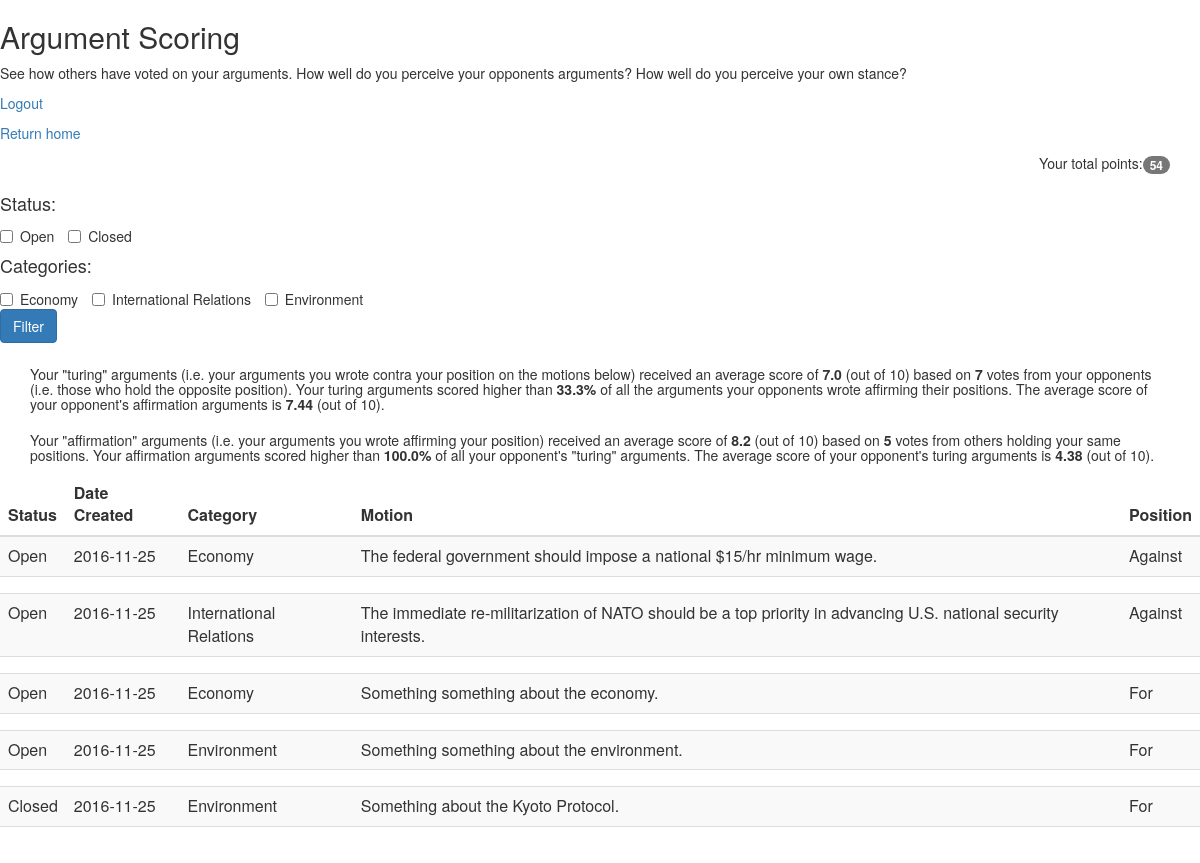
Page /scoring (signed in) on the committed database.
### models.py (models this page shows, shortened)
class Topic(db.Model):
    __tablename__ = "topics"
    id = db.Column(db.Integer, primary_key=True)
    category = db.Column(db.String, nullable=False)
    topic = db.Column(db.String, nullable=False)
    author_id = db.Column(db.Integer, ForeignKey('users.id'))
    created_date = db.Column(db.Date, default=datetime.date.today)
    status = db.Column(db.Boolean, nullable=False)
    def return_status(self):
        if self.status == True:
            return "Open"
        else:
            return "Closed"

### app.py (the view)
@app.route('/scoring', methods=['GET'])
@login_required
def scoring():
    user_motions = Motion.query.filter_by(user_id = session['user_id']).all()
    user_topic_ids = [motion.topic_id for motion in user_motions]
    categories = db.session.query(Topic.category).distinct().filter(Topic.id.in_(user_topic_ids)).all()
    filtered_categories = [str(request.args.get(i[0])) for i in categories if request.args.get(i[0]) != None]
    if len(categories) != len(filtered_categories) and len(filtered_categories) > 0:
        topic_ids = db.session.query(Topic.id).filter(Topic.category.in_(filtered_categories)).all()
        topic_ids = [i[0] for i in topic_ids]
        user_motions = [motion for motion in user_motions if motion.topic_id in topic_ids]
    if request.args.get('open_filter') is not None and request.args.get('closed_filter') == None:
        topic_ids = db.session.query(Topic.id).filter(Topic.status == True).all()
        topic_ids = [i[0] for i in topic_ids]
        user_motions = [motion for motion in user_motions if motion.topic_id in topic_ids]
    if request.args.get('open_filter') == None and request.args.get('closed_filter') is not None:
        topic_ids = db.session.query(Topic.id).filter(Topic.status == False).all()
        topic_ids = [i[0] for i in topic_ids]
        user_motions = [motion for motion in user_motions if motion.topic_id in topic_ids]
    motions = []
    opponent_turing_args_ids = []
    opponent_true_args_ids = []
    user_turing_args_ids = []
    user_true_args_ids = []
    for motion in user_motions:
        arguments = db.session.query(Argument).filter(Argument.motion_id == motion.id).all()
        topic = db.session.query(Topic).filter(Topic.id == motion.topic_id)
        numbers = []
        opp_user_boolean = not motion.user_procon
        opponent_motions = db.session.query(Motion.id).filter(Motion.topic_id == motion.topic_id, Motion.user_procon == opp_user_boolean).all()
        opponent_motions = [mot[0] for mot in opponent_motions]
        opponent_arg_ids = db.session.query(Argument).filter(Argument.motion_id.in_(opponent_motions)).all()
        user_turing_arg_ind = True
        for arg in arguments:
            if motion.user_procon == arg.procon:
                user_turing_arg_ind = False
                user_true_args_ids.append(arg.id)
                for opp_arg in opponent_arg_ids:
                    if opp_arg.procon == arg.procon:
                        opponent_turing_args_ids.append(opp_arg.id)
                    else:
                        opponent_true_args_ids.append(opp_arg.id)
            else:
                user_turing_args_ids.append(arg.id)
            arg_votes = db.session.query(func.count(Vote.id)).filter(Vote.argument_id == arg.id)[0][0]
            arg_score = round(db.session.query(func.avg(Vote.value)).filter(Vote.argument_id == arg.id).all()[0][0], 2) if arg_votes > 0 else 0
            motion_ids = db.session.query(Motion.id).filter(Motion.topic_id == topic[0].id, Motion.user_procon != motion.user_procon).all()
            motion_ids = [mot[0] for mot in motion_ids]
            argument_ids = db.session.query(Argument.id).filter(Argument.motion_id.in_(motion_ids), Argument.procon == arg.procon).all()
            argument_ids = [arg[0] for arg in argument_ids]
            opp_votes = db.session.query(func.count(Vote.id)).filter(Vote.argument_id.in_(argument_ids))[0][0]
            opp_avg_score = round(db.session.query(func.avg(Vote.value)).filter(Vote.argument_id.in_(argument_ids)).all()[0][0], 2) if opp_votes > 0 else 0
            numbers.append(opp_votes)
            numbers.append(opp_avg_score)
            numbers.append(arg_votes)
            numbers.append(arg_score)
        motions.append([topic, arguments, numbers, motion.user_procon])
    user_turing_votes = db.session.query(func.count(Vote.id)).filter(Vote.argument_id.in_(user_turing_args_ids))[0][0]
    user_turing_avg = db.session.query(func.avg(Vote.value)).filter(Vote.argument_id.in_(user_turing_args_ids))
    user_turing_avg = round(user_turing_avg[0][0], 2)
    user_true_votes = db.session.query(func.count(Vote.id)).filter(Vote.argument_id.in_(user_true_args_ids))[0][0]
    user_true_avg = db.session.query(func.avg(Vote.value)).filter(Vote.argument_id.in_(user_true_args_ids))
    user_true_avg = round(user_true_avg[0][0], 2)
    opp_true_arg_votes = db.session.query(Argument.author_id, func.avg(Vote.value)).join(Vote).filter(Argument.id.in_(opponent_true_args_ids)).group_by(Argument.author_id).all()
    opp_true_avg = round(db.session.query(func.avg(Vote.value)).filter(Vote.argument_id.in_(opponent_true_args_ids))[0][0], 2)
    user_turing_percentile = round(((float(len([round(avg[1], 2) for avg in opp_true_arg_votes if round(avg[1], 2) < user_turing_avg])) / len(opp_true_arg_votes))*100), 1)
    opp_turing_arg_votes = db.session.query(Argument.author_id, func.avg(Vote.value)).join(Vote).filter(Argument.id.in_(opponent_turing_args_ids)).group_by(Argument.author_id).all()
    opp_turing_avg = round(db.session.query(func.avg(Vote.value)).filter(Vote.argument_id.in_(opponent_turing_args_ids))[0][0], 2)
    user_true_percentile = round(((float(len([round(avg[1], 2) for avg in opp_turing_arg_votes if round(avg[1], 2) < user_true_avg])) / len(opp_turing_arg_votes))*100), 1)
    summary_statistics = [user_turing_votes, user_turing_avg, opp_true_avg, user_turing_percentile, user_true_votes, user_true_avg, opp_turing_avg, user_true_percentile]
    user_points = get_user_points()
    return render_template('scoring.html', motions = motions, categories = categories, summary_statistics = summary_statistics, user_points = user_points)

### app.py (called while the page is built)
def login_required(f):
    @wraps(f)
    def wrap(*args, **kwargs):
        if 'logged_in' in session:
            return f(*args, **kwargs)
        else:
            flash('You need to login first.')
            return redirect(url_for('login'))
    return wrap

def get_user_points():
    user = User.query.filter_by(id=session['user_id'])
    return int(user[0].points)

### templates/scoring.html (shortened to what this page needs)
<html>
  <head>
    <link href="{{ url_for('static', filename='bootstrap.min.css') }}" rel="stylesheet" media="screen">
    <link rel="stylesheet" href="http://maxcdn.bootstrapcdn.com/bootstrap/3.3.5/css/bootstrap.min.css">
  </head>
<body>
  <h2> Argument Scoring</h2>
  <p>See how others have voted on your arguments. How well do you perceive your opponents arguments? How well do you perceive your own stance?</p>
    <p><a href="/logout">Logout</a></p>
    <p><a href="/">Return home</a></p>
  <div class="container">
    <p align="right">
        Your total points:<span class="badge">{{ user_points }}</span></a><br>
    </p>
  </div>
  <form method="get">
    <h4>Status: </h4>
    <label class="checkbox-inline">
      <input type="checkbox" value="Open" name="open_filter">Open
    </label>
    <label class="checkbox-inline">
      <input type="checkbox" value="Closed" name="closed_filter">Closed
    </label>
    <h4>Categories: </h4>
    {% for cat in categories %}
    <label class="checkbox-inline">
      <input type="checkbox" value="{{ cat[0] }}" name="{{ cat[0] }}">{{ cat[0] }}
    </label>
    {% endfor %}
    <div>
      <button class="btn btn-primary" type="submit">Filter</button>
    </div>
  </form>
  <div class="container">
    <h5>Your "turing" arguments (i.e. your arguments you wrote contra your position on the motions below) received an average score of <b>{{ summary_statistics[1] }}</b>
     (out of 10) based on <b>{{ summary_statistics[0] }}</b> votes from your opponents (i.e. those who hold the opposite position). Your turing arguments scored higher
     than <b>{{ summary_statistics[3] }}%</b> of all the arguments your opponents wrote affirming their positions. The average score of your opponent's affirmation
     arguments is <b>{{ summary_statistics[2] }}</b> (out of 10).</h5>
  </div>
  <div class="container">
    <h5>Your "affirmation" arguments (i.e. your arguments you wrote affirming your position) received an average score of <b>{{ summary_statistics[5] }}</b>
     (out of 10) based on <b>{{ summary_statistics[4] }}</b> votes from others holding your same positions. Your affirmation arguments scored higher
     than <b>{{ summary_statistics[7] }}%</b> of all your opponent's "turing" arguments. The average score of your opponent's turing
     arguments is <b>{{ summary_statistics[6] }}</b> (out of 10).</h5>
  </div>
<table class="table table-striped" id="account-table">
    <thead>
        <tr>
            <th>Status</th>
            <th>Date Created</th>
            <th>Category</th>
            <th>Motion</th>
            <th>Position</th>
        </tr>
    </thead>
    <tbody>
      {% for motion in motions %}
      <tr data-toggle="collapse" data-target="#accordion{{ motion[0][0].id }}" data-parent="accordion-toggle">
        <td>{{ motion[0][0].return_status() }}</td>
        <td>{{ motion[0][0].created_date }}</td>
        <td>{{ motion[0][0].category }}</td>
        <td>{{ motion[0][0].topic }}</td>
        {% if motion[3] == True %}
        <td>For</td>
        {% else %}
        <td>Against</td>
        {% endif %}
      </tr>
      <tr>
        <td colspan="5" class="hiddenRow">
        </td>
      </tr>
      {% endfor %}
    </tbody>
</table>
</body>
</html>

### rows in the picture
Topic: status "Open", created_date "2016-11-25", category "Economy", topic "The federal government should impose a national $15/hr minimum wage."
Topic: status "Open", created_date "2016-11-25", category "International Relations", topic "The immediate re-militarization of NATO should be a top priority in advancing U.S. national security interests."
Topic: status "Open", created_date "2016-11-25", category "Economy", topic "Something something about the economy."
Topic: status "Open", created_date "2016-11-25", category "Environment", topic "Something something about the environment."
Topic: status "Closed", created_date "2016-11-25", category "Environment", topic "Something about the Kyoto Protocol."

### other values in the picture
{{ user_points }} "54"
{{ cat[0] }} "Economy" "International Relations" "Environment"
{{ summary_statistics[1] }} "7.0"
{{ summary_statistics[0] }} "7"
{{ summary_statistics[3] }} "33.3"
{{ summary_statistics[2] }} "7.44"
{{ summary_statistics[5] }} "8.2"
{{ summary_statistics[4] }} "5"
{{ summary_statistics[7] }} "100.0"
{{ summary_statistics[6] }} "4.38"
